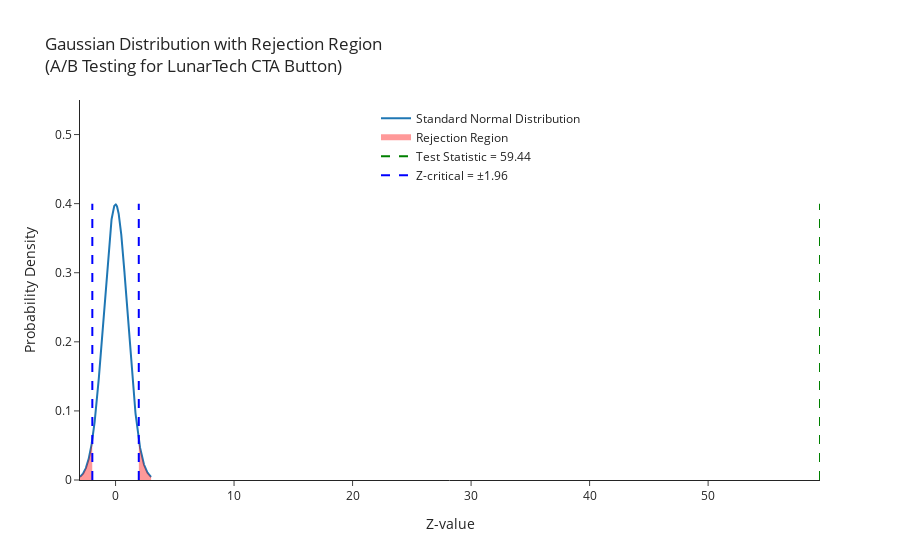

Write notebook code for a chart like this one.
### Code cell
# Parameters needed for the plot
mu = 0 # the mean of a standard normal distribution
sigma = 1 # the standard deviation of a standard normal distribution
alpha = 0.05 # the given alpha value for the test
Z_crit = norm.ppf(1 - alpha / 2) # the boundary of the rejection regions
Test_stat = z_statistic  # the computed test statistic

# x and y values for normal distribution
x = np.linspace(mu - 3*sigma, mu + 3*sigma, 500)
y = norm.pdf(x, mu, sigma)

# Create a plotly graphic object
fig = go.Figure()

# Add the standard normal curve to the graphic object
fig.add_trace(go.Scatter(x=x, y=y, mode='lines', name='Standard Normal Distribution'))

# add and shade the left side rejection region (left)
fig.add_trace(go.Scatter(
    x=x[x < -Z_crit],
    y=y[x < -Z_crit],
    fill='tozeroy',
    mode='none',
    name='Rejection Region',
    fillcolor='rgba(255,0,0,0.4)'
))

# add and shade the left side rejection region (left)
fig.add_trace(go.Scatter(
    x=x[x > Z_crit],
    y=y[x > Z_crit],
    fill='tozeroy',
    mode='none',
    fillcolor='rgba(255,0,0,0.4)',
    showlegend=False
))

# Long vertical line for test statistic
fig.add_trace(go.Scatter(
    x=[Test_stat, Test_stat],
    y=[0, 0.4],  # Stretches the line vartically
    mode='lines',
    line=dict(color='green', dash='dash', width=2),
    name=f'Test Statistic = {Test_stat:.2f}'
))

#  the rejection region boundary (Z-critical lines, right)
fig.add_trace(go.Scatter(
    x=[Z_crit, Z_crit],
    y=[0, 0.4],
    mode='lines',
    line=dict(color='blue', dash='dash'),
    name=f'Z-critical = ±{Z_crit:.2f}'
))

#  the rejection region boundary (Z-critical lines, left)
fig.add_trace(go.Scatter(
    x=[-Z_crit, -Z_crit],
    y=[0, 0.4],
    mode='lines',
    line=dict(color='blue', dash='dash'),
    showlegend=False
))

# Update layout (extend y-axis)
fig.update_layout(
    title='Gaussian Distribution with Rejection Region<br>(A/B Testing for LunarTech CTA Button)',
    xaxis_title='Z-value',
    yaxis_title='Probability Density',
    yaxis=dict(range=[0, 0.55]),  # Extend y-axis range
    legend=dict(x=0.4, y=0.99),
    template='simple_white'
)

fig.show()

### Figure 1 — Plotly figure (JSON) as saved in the notebook; plotly's stock layout.template omitted (floating-point values rounded to 4 significant figures; data arrays with more than 128 entries replaced by an {"elided": "..."} marker saying what was removed)
{"data": [{"mode": "lines", "name": "Standard Normal Distribution", "type": "scatter", "x": {"elided": "500 float values"}, "y": {"elided": "500 float values"}}, {"fill": "tozeroy", "fillcolor": "rgba(255,0,0,0.4)", "mode": "none", "name": "Rejection Region", "type": "scatter", "x": [-3.0, -2.988, -2.976, -2.964, -2.952, -2.94, -2.928, -2.916, -2.904, -2.892, -2.88, -2.868, -2.856, -2.844, -2.832, -2.82, -2.808, -2.796, -2.784, -2.772, -2.76, -2.747, -2.735, -2.723, -2.711, -2.699, -2.687, -2.675, -2.663, -2.651, -2.639, -2.627, -2.615, -2.603, -2.591, -2.579, -2.567, -2.555, -2.543, -2.531, -2.519, -2.507, -2.495, -2.483, -2.471, -2.459, -2.447, -2.435, -2.423, -2.411, -2.399, -2.387, -2.375, -2.363, -2.351, -2.339, -2.327, -2.315, -2.303, -2.291, -2.279, -2.267, -2.255, -2.242, -2.23, -2.218, -2.206, -2.194, -2.182, -2.17, -2.158, -2.146, -2.134, -2.122, -2.11, -2.098, -2.086, -2.074, -2.062, -2.05, -2.038, -2.026, -2.014, -2.002, -1.99, -1.978, -1.966], "y": [0.004432, 0.004594, 0.004762, 0.004935, 0.005114, 0.005298, 0.005488, 0.005685, 0.005887, 0.006096, 0.006311, 0.006533, 0.006762, 0.006997, 0.00724, 0.00749, 0.007748, 0.008014, 0.008287, 0.008568, 0.008858, 0.009156, 0.009463, 0.009779, 0.0101, 0.01044, 0.01078, 0.01113, 0.0115, 0.01187, 0.01225, 0.01265, 0.01305, 0.01347, 0.0139, 0.01434, 0.01479, 0.01525, 0.01572, 0.01621, 0.01671, 0.01722, 0.01775, 0.01829, 0.01884, 0.01941, 0.01999, 0.02058, 0.02119, 0.02182, 0.02246, 0.02311, 0.02379, 0.02447, 0.02518, 0.0259, 0.02663, 0.02739, 0.02816, 0.02895, 0.02975, 0.03058, 0.03142, 0.03228, 0.03316, 0.03406, 0.03498, 0.03591, 0.03687, 0.03785, 0.03885, 0.03987, 0.04091, 0.04197, 0.04305, 0.04415, 0.04528, 0.04642, 0.04759, 0.04878, 0.05, 0.05123, 0.05249, 0.05377, 0.05508, 0.05641, 0.05776]}, {"fill": "tozeroy", "fillcolor": "rgba(255,0,0,0.4)", "mode": "none", "showlegend": false, "type": "scatter", "x": [1.966, 1.978, 1.99, 2.002, 2.014, 2.026, 2.038, 2.05, 2.062, 2.074, 2.086, 2.098, 2.11, 2.122, 2.134, 2.146, 2.158, 2.17, 2.182, 2.194, 2.206, 2.218, 2.23, 2.242, 2.255, 2.267, 2.279, 2.291, 2.303, 2.315, 2.327, 2.339, 2.351, 2.363, 2.375, 2.387, 2.399, 2.411, 2.423, 2.435, 2.447, 2.459, 2.471, 2.483, 2.495, 2.507, 2.519, 2.531, 2.543, 2.555, 2.567, 2.579, 2.591, 2.603, 2.615, 2.627, 2.639, 2.651, 2.663, 2.675, 2.687, 2.699, 2.711, 2.723, 2.735, 2.747, 2.76, 2.772, 2.784, 2.796, 2.808, 2.82, 2.832, 2.844, 2.856, 2.868, 2.88, 2.892, 2.904, 2.916, 2.928, 2.94, 2.952, 2.964, 2.976, 2.988, 3.0], "y": [0.05776, 0.05641, 0.05508, 0.05377, 0.05249, 0.05123, 0.05, 0.04878, 0.04759, 0.04642, 0.04528, 0.04415, 0.04305, 0.04197, 0.04091, 0.03987, 0.03885, 0.03785, 0.03687, 0.03591, 0.03498, 0.03406, 0.03316, 0.03228, 0.03142, 0.03058, 0.02975, 0.02895, 0.02816, 0.02739, 0.02663, 0.0259, 0.02518, 0.02447, 0.02379, 0.02311, 0.02246, 0.02182, 0.02119, 0.02058, 0.01999, 0.01941, 0.01884, 0.01829, 0.01775, 0.01722, 0.01671, 0.01621, 0.01572, 0.01525, 0.01479, 0.01434, 0.0139, 0.01347, 0.01305, 0.01265, 0.01225, 0.01187, 0.0115, 0.01113, 0.01078, 0.01044, 0.0101, 0.009779, 0.009463, 0.009156, 0.008858, 0.008568, 0.008287, 0.008014, 0.007748, 0.00749, 0.00724, 0.006997, 0.006762, 0.006533, 0.006311, 0.006096, 0.005887, 0.005685, 0.005488, 0.005298, 0.005114, 0.004935, 0.004762, 0.004594, 0.004432]}, {"line": {"color": "green", "dash": "dash", "width": 2}, "mode": "lines", "name": "Test Statistic = 59.44", "type": "scatter", "x": [59.44, 59.44], "y": [0, 0.4]}, {"line": {"color": "blue", "dash": "dash"}, "mode": "lines", "name": "Z-critical = ±1.96", "type": "scatter", "x": [1.96, 1.96], "y": [0, 0.4]}, {"line": {"color": "blue", "dash": "dash"}, "mode": "lines", "showlegend": false, "type": "scatter", "x": [-1.96, -1.96], "y": [0, 0.4]}], "layout": {"legend": {"x": 0.4, "y": 0.99}, "title": {"text": "Gaussian Distribution with Rejection Region<br>(A/B Testing for LunarTech CTA Button)"}, "xaxis": {"title": {"text": "Z-value"}}, "yaxis": {"range": [0, 0.55], "title": {"text": "Probability Density"}}}}
